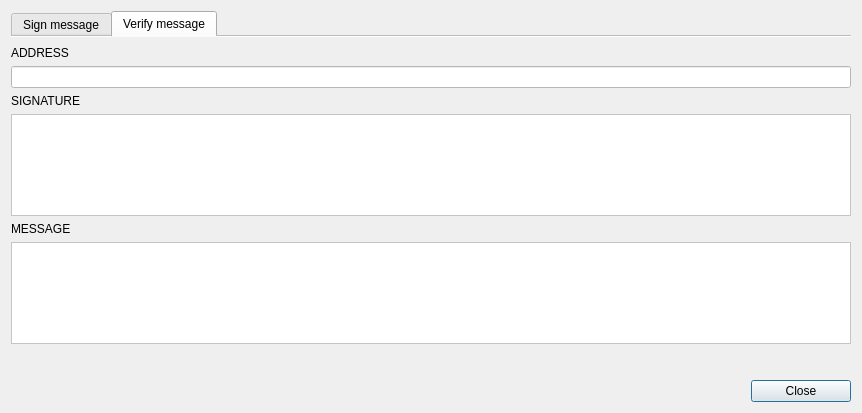
<?xml version="1.0" encoding="UTF-8"?>
<ui version="4.0">
 <class>SignMessageDialog</class>
 <widget class="QDialog" name="SignMessageDialog">
  <property name="geometry">
   <rect>
    <x>0</x>
    <y>0</y>
    <width>862</width>
    <height>413</height>
   </rect>
  </property>
  <property name="minimumSize">
   <size>
    <width>600</width>
    <height>150</height>
   </size>
  </property>
  <property name="maximumSize">
   <size>
    <width>16777215</width>
    <height>16777215</height>
   </size>
  </property>
  <property name="windowTitle">
   <string>Sign or verify message</string>
  </property>
  <property name="windowIcon">
   <iconset>
    <normaloff>:/images/cryptonote</normaloff>:/images/cryptonote</iconset>
  </property>
  <layout class="QGridLayout" name="gridLayout">
   <item row="1" column="0">
    <layout class="QHBoxLayout" name="horizontalLayout">
     <item>
      <spacer name="horizontalSpacer">
       <property name="orientation">
        <enum>Qt::Horizontal</enum>
       </property>
       <property name="sizeHint" stdset="0">
        <size>
         <width>40</width>
         <height>20</height>
        </size>
       </property>
      </spacer>
     </item>
     <item>
      <widget class="WalletGui::WalletNormalBlueButton" name="ClosePushButton">
       <property name="sizePolicy">
        <sizepolicy hsizetype="Preferred" vsizetype="Fixed">
         <horstretch>0</horstretch>
         <verstretch>0</verstretch>
        </sizepolicy>
       </property>
       <property name="minimumSize">
        <size>
         <width>100</width>
         <height>0</height>
        </size>
       </property>
       <property name="text">
        <string>Close</string>
       </property>
      </widget>
     </item>
    </layout>
   </item>
   <item row="0" column="0">
    <widget class="QTabWidget" name="m_tabWidget">
     <property name="autoFillBackground">
      <bool>true</bool>
     </property>
     <property name="styleSheet">
      <string notr="true"/>
     </property>
     <property name="currentIndex">
      <number>1</number>
     </property>
     <property name="documentMode">
      <bool>true</bool>
     </property>
     <widget class="QWidget" name="m_signTab">
      <property name="autoFillBackground">
       <bool>false</bool>
      </property>
      <property name="styleSheet">
       <string notr="true">background-color: transparent;</string>
      </property>
      <attribute name="title">
       <string>Sign message</string>
      </attribute>
      <layout class="QVBoxLayout" name="verticalLayout_2">
       <property name="spacing">
        <number>6</number>
       </property>
       <property name="leftMargin">
        <number>0</number>
       </property>
       <property name="topMargin">
        <number>9</number>
       </property>
       <property name="rightMargin">
        <number>0</number>
       </property>
       <property name="bottomMargin">
        <number>0</number>
       </property>
       <item>
        <layout class="QVBoxLayout" name="verticalLayout">
         <item>
          <widget class="QLabel" name="label_2">
           <property name="text">
            <string>MESSAGE</string>
           </property>
          </widget>
         </item>
         <item>
          <widget class="QTextEdit" name="m_messageEdit">
           <property name="sizePolicy">
            <sizepolicy hsizetype="Expanding" vsizetype="MinimumExpanding">
             <horstretch>0</horstretch>
             <verstretch>0</verstretch>
            </sizepolicy>
           </property>
           <property name="minimumSize">
            <size>
             <width>0</width>
             <height>100</height>
            </size>
           </property>
           <property name="baseSize">
            <size>
             <width>0</width>
             <height>0</height>
            </size>
           </property>
           <property name="styleSheet">
            <string notr="true">background-color: white;</string>
           </property>
          </widget>
         </item>
         <item>
          <widget class="QLabel" name="label_3">
           <property name="text">
            <string>SIGNATURE</string>
           </property>
          </widget>
         </item>
         <item>
          <widget class="QTextEdit" name="m_signatureEdit">
           <property name="sizePolicy">
            <sizepolicy hsizetype="Expanding" vsizetype="Preferred">
             <horstretch>0</horstretch>
             <verstretch>0</verstretch>
            </sizepolicy>
           </property>
           <property name="minimumSize">
            <size>
             <width>0</width>
             <height>25</height>
            </size>
           </property>
           <property name="baseSize">
            <size>
             <width>0</width>
             <height>0</height>
            </size>
           </property>
           <property name="styleSheet">
            <string notr="true">background-color: white;</string>
           </property>
           <property name="readOnly">
            <bool>true</bool>
           </property>
          </widget>
         </item>
        </layout>
       </item>
      </layout>
     </widget>
     <widget class="QWidget" name="m_verifyTab">
      <property name="autoFillBackground">
       <bool>false</bool>
      </property>
      <property name="styleSheet">
       <string notr="true">background-color: transparent;</string>
      </property>
      <attribute name="title">
       <string>Verify message</string>
      </attribute>
      <layout class="QVBoxLayout" name="verticalLayout_4">
       <property name="spacing">
        <number>6</number>
       </property>
       <property name="leftMargin">
        <number>0</number>
       </property>
       <property name="rightMargin">
        <number>0</number>
       </property>
       <property name="bottomMargin">
        <number>0</number>
       </property>
       <item>
        <layout class="QVBoxLayout" name="verticalLayout_3">
         <item>
          <widget class="QLabel" name="m_addressLabel">
           <property name="text">
            <string>ADDRESS</string>
           </property>
          </widget>
         </item>
         <item>
          <widget class="QLineEdit" name="m_addressEdit">
           <property name="styleSheet">
            <string notr="true">background-color: white;</string>
           </property>
          </widget>
         </item>
         <item>
          <widget class="QLabel" name="m_verifySignatureLabel">
           <property name="text">
            <string>SIGNATURE</string>
           </property>
          </widget>
         </item>
         <item>
          <widget class="QTextEdit" name="m_verifySignatureEdit">
           <property name="minimumSize">
            <size>
             <width>0</width>
             <height>25</height>
            </size>
           </property>
           <property name="styleSheet">
            <string notr="true">background-color: white;</string>
           </property>
          </widget>
         </item>
         <item>
          <widget class="QLabel" name="m_verifyMessageLabel">
           <property name="text">
            <string>MESSAGE</string>
           </property>
          </widget>
         </item>
         <item>
          <widget class="QTextEdit" name="m_verifyMessageEdit">
           <property name="minimumSize">
            <size>
             <width>0</width>
             <height>100</height>
            </size>
           </property>
           <property name="styleSheet">
            <string notr="true">background-color: white;</string>
           </property>
          </widget>
         </item>
        </layout>
       </item>
       <item>
        <widget class="QLabel" name="m_verificationResult">
         <property name="minimumSize">
          <size>
           <width>0</width>
           <height>24</height>
          </size>
         </property>
         <property name="font">
          <font>
           <pointsize>12</pointsize>
           <weight>75</weight>
           <bold>true</bold>
          </font>
         </property>
         <property name="text">
          <string/>
         </property>
        </widget>
       </item>
      </layout>
     </widget>
    </widget>
   </item>
  </layout>
 </widget>
 <customwidgets>
  <customwidget>
   <class>WalletGui::WalletNormalBlueButton</class>
   <extends>QPushButton</extends>
   <header>Gui/Common/WalletBlueButton.h</header>
  </customwidget>
 </customwidgets>
 <resources>
  <include location="../../resources.qrc"/>
 </resources>
 <connections>
  <connection>
   <sender>ClosePushButton</sender>
   <signal>clicked()</signal>
   <receiver>SignMessageDialog</receiver>
   <slot>accept()</slot>
   <hints>
    <hint type="sourcelabel">
     <x>622</x>
     <y>274</y>
    </hint>
    <hint type="destinationlabel">
     <x>333</x>
     <y>149</y>
    </hint>
   </hints>
  </connection>
  <connection>
   <sender>m_messageEdit</sender>
   <signal>textChanged()</signal>
   <receiver>SignMessageDialog</receiver>
   <slot>messageChanged()</slot>
   <hints>
    <hint type="sourcelabel">
     <x>312</x>
     <y>102</y>
    </hint>
    <hint type="destinationlabel">
     <x>312</x>
     <y>164</y>
    </hint>
   </hints>
  </connection>
  <connection>
   <sender>m_addressEdit</sender>
   <signal>textChanged(QString)</signal>
   <receiver>SignMessageDialog</receiver>
   <slot>verifyMessage()</slot>
   <hints>
    <hint type="sourcelabel">
     <x>311</x>
     <y>69</y>
    </hint>
    <hint type="destinationlabel">
     <x>312</x>
     <y>172</y>
    </hint>
   </hints>
  </connection>
  <connection>
   <sender>m_verifySignatureEdit</sender>
   <signal>textChanged()</signal>
   <receiver>SignMessageDialog</receiver>
   <slot>verifyMessage()</slot>
   <hints>
    <hint type="sourcelabel">
     <x>311</x>
     <y>126</y>
    </hint>
    <hint type="destinationlabel">
     <x>312</x>
     <y>172</y>
    </hint>
   </hints>
  </connection>
  <connection>
   <sender>m_verifyMessageEdit</sender>
   <signal>textChanged()</signal>
   <receiver>SignMessageDialog</receiver>
   <slot>verifyMessage()</slot>
   <hints>
    <hint type="sourcelabel">
     <x>311</x>
     <y>222</y>
    </hint>
    <hint type="destinationlabel">
     <x>312</x>
     <y>172</y>
    </hint>
   </hints>
  </connection>
  <connection>
   <sender>m_tabWidget</sender>
   <signal>currentChanged(int)</signal>
   <receiver>SignMessageDialog</receiver>
   <slot>changeTitle(int)</slot>
   <hints>
    <hint type="sourcelabel">
     <x>430</x>
     <y>190</y>
    </hint>
    <hint type="destinationlabel">
     <x>430</x>
     <y>206</y>
    </hint>
   </hints>
  </connection>
 </connections>
</ui>
